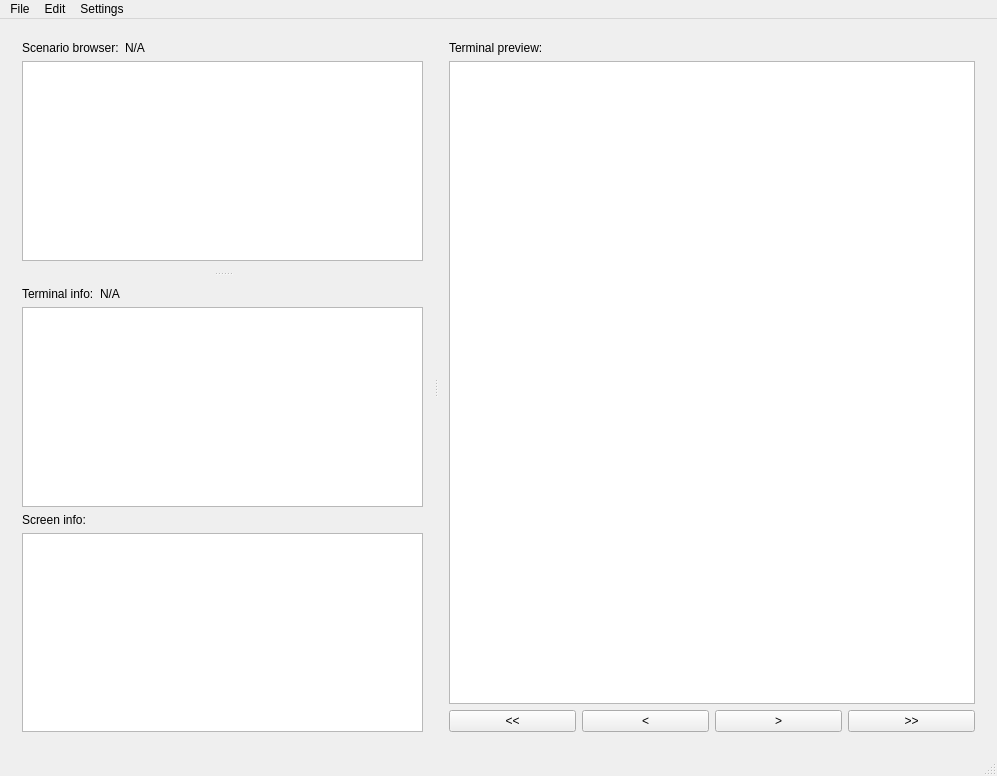
<?xml version="1.0" encoding="UTF-8"?>
<ui version="4.0">
 <class>HuxQtMainWindow</class>
 <widget class="QMainWindow" name="HuxQtMainWindow">
  <property name="geometry">
   <rect>
    <x>0</x>
    <y>0</y>
    <width>997</width>
    <height>776</height>
   </rect>
  </property>
  <property name="windowTitle">
   <string>Hux</string>
  </property>
  <property name="iconSize">
   <size>
    <width>24</width>
    <height>48</height>
   </size>
  </property>
  <widget class="QWidget" name="main_vbox">
   <layout class="QVBoxLayout" name="verticalLayout">
    <item>
     <widget class="QSplitter" name="main_splitter">
      <property name="orientation">
       <enum>Qt::Horizontal</enum>
      </property>
      <widget class="QSplitter" name="scenario_browser_splitter">
       <property name="orientation">
        <enum>Qt::Vertical</enum>
       </property>
       <widget class="QWidget" name="gridLayoutWidget">
        <layout class="QGridLayout" name="scenario_browser_grid">
         <item row="1" column="0" colspan="2">
          <widget class="QTreeWidget" name="scenario_contents_tree">
           <attribute name="headerVisible">
            <bool>false</bool>
           </attribute>
           <column>
            <property name="text">
             <string notr="true">1</string>
            </property>
           </column>
          </widget>
         </item>
         <item row="0" column="1">
          <widget class="QLabel" name="scenario_name_label">
           <property name="text">
            <string>N/A</string>
           </property>
          </widget>
         </item>
         <item row="0" column="0">
          <widget class="QLabel" name="scenario_contents_label">
           <property name="sizePolicy">
            <sizepolicy hsizetype="Maximum" vsizetype="Preferred">
             <horstretch>0</horstretch>
             <verstretch>0</verstretch>
            </sizepolicy>
           </property>
           <property name="text">
            <string>Scenario browser:</string>
           </property>
          </widget>
         </item>
        </layout>
       </widget>
       <widget class="QWidget" name="gridLayoutWidget_2">
        <layout class="QGridLayout" name="terminal_info_grid">
         <item row="1" column="0" colspan="2">
          <widget class="QTableWidget" name="terminal_info_table">
           <attribute name="horizontalHeaderVisible">
            <bool>false</bool>
           </attribute>
          </widget>
         </item>
         <item row="0" column="1">
          <widget class="QLabel" name="terminal_name_label">
           <property name="text">
            <string>N/A</string>
           </property>
          </widget>
         </item>
         <item row="2" column="0" colspan="2">
          <widget class="QLabel" name="screen_info_label">
           <property name="text">
            <string>Screen info:</string>
           </property>
          </widget>
         </item>
         <item row="0" column="0">
          <widget class="QLabel" name="terminal_info_label">
           <property name="sizePolicy">
            <sizepolicy hsizetype="Maximum" vsizetype="Preferred">
             <horstretch>0</horstretch>
             <verstretch>0</verstretch>
            </sizepolicy>
           </property>
           <property name="text">
            <string>Terminal info:</string>
           </property>
          </widget>
         </item>
         <item row="3" column="0" colspan="2">
          <widget class="QTableWidget" name="screen_info_table">
           <attribute name="horizontalHeaderVisible">
            <bool>false</bool>
           </attribute>
          </widget>
         </item>
        </layout>
       </widget>
      </widget>
      <widget class="QWidget" name="gridLayoutWidget_4">
       <layout class="QGridLayout" name="terminal_preview_grid">
        <item row="2" column="3">
         <widget class="QPushButton" name="terminal_last_button">
          <property name="text">
           <string>&gt;&gt;</string>
          </property>
         </widget>
        </item>
        <item row="2" column="1">
         <widget class="QPushButton" name="terminal_prev_button">
          <property name="text">
           <string>&lt;</string>
          </property>
         </widget>
        </item>
        <item row="2" column="2">
         <widget class="QPushButton" name="terminal_next_button">
          <property name="text">
           <string>&gt;</string>
          </property>
         </widget>
        </item>
        <item row="2" column="0">
         <widget class="QPushButton" name="terminal_first_button">
          <property name="text">
           <string>&lt;&lt;</string>
          </property>
         </widget>
        </item>
        <item row="1" column="0" colspan="4">
         <widget class="QGraphicsView" name="terminal_preview"/>
        </item>
        <item row="0" column="0" colspan="4">
         <widget class="QLabel" name="terminal_preview_label">
          <property name="text">
           <string>Terminal preview:</string>
          </property>
         </widget>
        </item>
       </layout>
      </widget>
     </widget>
    </item>
   </layout>
  </widget>
  <widget class="QMenuBar" name="menu_bar">
   <property name="geometry">
    <rect>
     <x>0</x>
     <y>0</y>
     <width>997</width>
     <height>21</height>
    </rect>
   </property>
   <widget class="QMenu" name="menu_file">
    <property name="title">
     <string>File</string>
    </property>
    <addaction name="action_open_scenario"/>
    <addaction name="action_save_scenario"/>
    <addaction name="action_export_scenario_scripts"/>
   </widget>
   <widget class="QMenu" name="menu_edit">
    <property name="title">
     <string>Edit</string>
    </property>
    <addaction name="action_undo"/>
    <addaction name="action_redo"/>
   </widget>
   <widget class="QMenu" name="menu_settings">
    <property name="title">
     <string>Settings</string>
    </property>
    <addaction name="action_terminal_preview_config"/>
   </widget>
   <addaction name="menu_file"/>
   <addaction name="menu_edit"/>
   <addaction name="menu_settings"/>
  </widget>
  <widget class="QStatusBar" name="status_bar"/>
  <action name="action_open_scenario">
   <property name="text">
    <string>Open Scenario</string>
   </property>
  </action>
  <action name="action_undo">
   <property name="text">
    <string>Undo</string>
   </property>
  </action>
  <action name="action_redo">
   <property name="text">
    <string>Redo</string>
   </property>
  </action>
  <action name="action_terminal_preview_config">
   <property name="text">
    <string>Terminal Preview Config</string>
   </property>
  </action>
  <action name="action_save_scenario">
   <property name="text">
    <string>Save Scenario</string>
   </property>
  </action>
  <action name="action_export_scenario_scripts">
   <property name="text">
    <string>Export Scenario Scripts</string>
   </property>
  </action>
 </widget>
 <layoutdefault spacing="6" margin="11"/>
 <resources>
  <include location="../resources/HuxQt.qrc"/>
 </resources>
 <connections/>
</ui>
